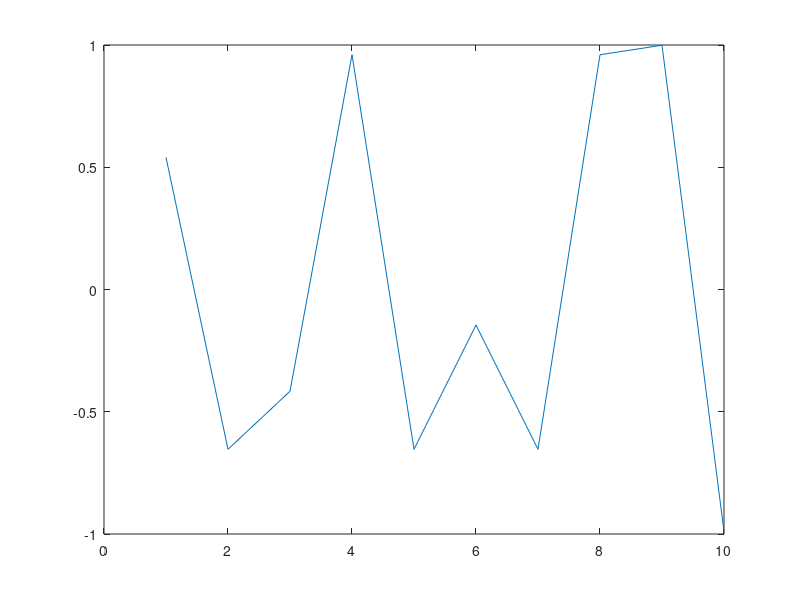
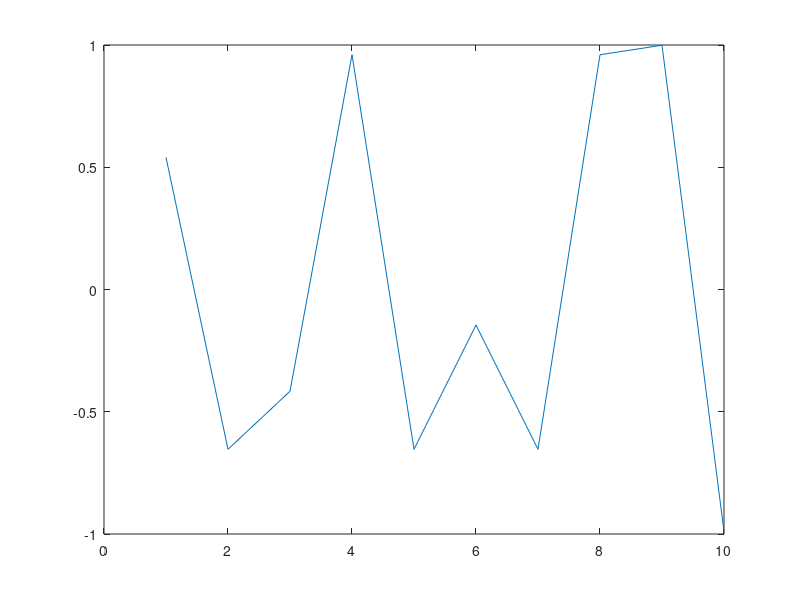

These figures' MATLAB source, in order: (Note: this script raises an error after producing the figures.)
x = [1 4 2 6 4 8 4 6 465 3];
n = sin(x);
m = cos(x);

figure(1)
p = plot(m);
figure(2)
q = plot(m);
axes(handles.p);
xticklabel_rotate([],45,[]);
